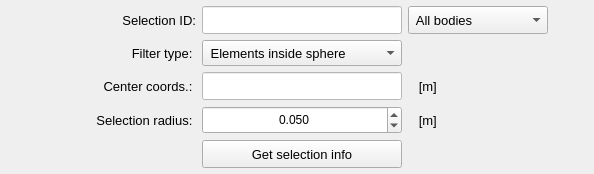
           <widget class="QFrame" name="frame_6">
            <property name="minimumSize">
             <size>
              <width>400</width>
              <height>168</height>
             </size>
            </property>
            <property name="maximumSize">
             <size>
              <width>16777215</width>
              <height>200</height>
             </size>
            </property>
            <property name="frameShape">
             <enum>QFrame::NoFrame</enum>
            </property>
            <property name="frameShadow">
             <enum>QFrame::Raised</enum>
            </property>
            <property name="lineWidth">
             <number>1</number>
            </property>
            <layout class="QGridLayout" name="gridLayout_8">
             <property name="leftMargin">
              <number>6</number>
             </property>
             <property name="topMargin">
              <number>6</number>
             </property>
             <property name="rightMargin">
              <number>6</number>
             </property>
             <property name="bottomMargin">
              <number>6</number>
             </property>
             <item row="0" column="3">
              <widget class="QComboBox" name="comboBox_attribution_type">
               <property name="minimumSize">
                <size>
                 <width>0</width>
                 <height>28</height>
                </size>
               </property>
               <property name="maximumSize">
                <size>
                 <width>200</width>
                 <height>28</height>
                </size>
               </property>
               <property name="font">
                <font>
                 <pointsize>10</pointsize>
                </font>
               </property>
               <item>
                <property name="text">
                 <string> All bodies</string>
                </property>
               </item>
               <item>
                <property name="text">
                 <string> Selected bodies</string>
                </property>
               </item>
               <item>
                <property name="text">
                 <string> Sphere (multiple)</string>
                </property>
               </item>
               <item>
                <property name="text">
                 <string> Sphere (averaged)</string>
                </property>
               </item>
              </widget>
             </item>
             <item row="3" column="3">
              <widget class="QLabel" name="label_unit_5">
               <property name="minimumSize">
                <size>
                 <width>36</width>
                 <height>28</height>
                </size>
               </property>
               <property name="maximumSize">
                <size>
                 <width>36</width>
                 <height>28</height>
                </size>
               </property>
               <property name="font">
                <font>
                 <family>MS Shell Dlg 2</family>
                 <pointsize>10</pointsize>
                 <weight>50</weight>
                 <italic>false</italic>
                 <bold>false</bold>
                </font>
               </property>
               <property name="text">
                <string> [m]</string>
               </property>
               <property name="alignment">
                <set>Qt::AlignCenter</set>
               </property>
              </widget>
             </item>
             <item row="3" column="1">
              <widget class="QLabel" name="label_diameter_3">
               <property name="minimumSize">
                <size>
                 <width>150</width>
                 <height>28</height>
                </size>
               </property>
               <property name="maximumSize">
                <size>
                 <width>150</width>
                 <height>28</height>
                </size>
               </property>
               <property name="font">
                <font>
                 <family>MS Shell Dlg 2</family>
                 <pointsize>10</pointsize>
                 <weight>50</weight>
                 <italic>false</italic>
                 <bold>false</bold>
                </font>
               </property>
               <property name="text">
                <string>Center coords.: </string>
               </property>
               <property name="alignment">
                <set>Qt::AlignRight|Qt::AlignTrailing|Qt::AlignVCenter</set>
               </property>
              </widget>
             </item>
             <item row="3" column="2">
              <widget class="QLineEdit" name="lineEdit_center_coordinates">
               <property name="minimumSize">
                <size>
                 <width>200</width>
                 <height>28</height>
                </size>
               </property>
               <property name="maximumSize">
                <size>
                 <width>200</width>
                 <height>28</height>
                </size>
               </property>
               <property name="font">
                <font>
                 <family>MS Shell Dlg 2</family>
                 <pointsize>10</pointsize>
                 <weight>50</weight>
                 <italic>false</italic>
                 <bold>false</bold>
                </font>
               </property>
               <property name="toolTip">
                <string>&lt;html&gt;&lt;head/&gt;&lt;body&gt;&lt;p&gt;The average coordinates center of selected surfaces in meters.&lt;/p&gt;&lt;/body&gt;&lt;/html&gt;</string>
               </property>
               <property name="styleSheet">
                <string notr="true">color: rgb(0, 0, 255);
background-color: rgb(255, 255, 255);</string>
               </property>
               <property name="text">
                <string/>
               </property>
               <property name="alignment">
                <set>Qt::AlignCenter</set>
               </property>
              </widget>
             </item>
             <item row="4" column="1">
              <widget class="QLabel" name="label_selection_type_2">
               <property name="minimumSize">
                <size>
                 <width>150</width>
                 <height>28</height>
                </size>
               </property>
               <property name="maximumSize">
                <size>
                 <width>150</width>
                 <height>28</height>
                </size>
               </property>
               <property name="font">
                <font>
                 <family>MS Shell Dlg 2</family>
                 <pointsize>10</pointsize>
                 <weight>50</weight>
                 <italic>false</italic>
                 <bold>false</bold>
                </font>
               </property>
               <property name="text">
                <string>Selection radius: </string>
               </property>
               <property name="alignment">
                <set>Qt::AlignRight|Qt::AlignTrailing|Qt::AlignVCenter</set>
               </property>
              </widget>
             </item>
             <item row="0" column="1">
              <widget class="QLabel" name="label_12">
               <property name="minimumSize">
                <size>
                 <width>150</width>
                 <height>28</height>
                </size>
               </property>
               <property name="maximumSize">
                <size>
                 <width>150</width>
                 <height>28</height>
                </size>
               </property>
               <property name="font">
                <font>
                 <family>MS Shell Dlg 2</family>
                 <pointsize>10</pointsize>
                 <weight>50</weight>
                 <bold>false</bold>
                </font>
               </property>
               <property name="text">
                <string>Selection ID:</string>
               </property>
               <property name="textFormat">
                <enum>Qt::AutoText</enum>
               </property>
               <property name="alignment">
                <set>Qt::AlignRight|Qt::AlignTrailing|Qt::AlignVCenter</set>
               </property>
              </widget>
             </item>
             <item row="0" column="0">
              <spacer name="horizontalSpacer_7">
               <property name="orientation">
                <enum>Qt::Horizontal</enum>
               </property>
               <property name="sizeHint" stdset="0">
                <size>
                 <width>40</width>
                 <height>20</height>
                </size>
               </property>
              </spacer>
             </item>
             <item row="2" column="2">
              <widget class="QComboBox" name="comboBox_filter_type">
               <property name="minimumSize">
                <size>
                 <width>200</width>
                 <height>26</height>
                </size>
               </property>
               <property name="maximumSize">
                <size>
                 <width>200</width>
                 <height>26</height>
                </size>
               </property>
               <property name="font">
                <font>
                 <pointsize>10</pointsize>
                </font>
               </property>
               <property name="toolTip">
                <string>&lt;html&gt;&lt;head/&gt;&lt;body&gt;&lt;p&gt;Choose 'Elements inside sphere' to returns the elements list based on its coordinates center or 'Nodes inside sphere' to get elements connected with the nodes inside the selection sphere.&lt;/p&gt;&lt;/body&gt;&lt;/html&gt;</string>
               </property>
               <item>
                <property name="text">
                 <string> Elements inside sphere</string>
                </property>
               </item>
               <item>
                <property name="text">
                 <string> Nodes inside sphere</string>
                </property>
               </item>
              </widget>
             </item>
             <item row="0" column="6">
              <spacer name="horizontalSpacer_6">
               <property name="orientation">
                <enum>Qt::Horizontal</enum>
               </property>
               <property name="sizeHint" stdset="0">
                <size>
                 <width>40</width>
                 <height>20</height>
                </size>
               </property>
              </spacer>
             </item>
             <item row="0" column="2">
              <widget class="QLineEdit" name="lineEdit_selection_id">
               <property name="enabled">
                <bool>true</bool>
               </property>
               <property name="minimumSize">
                <size>
                 <width>200</width>
                 <height>28</height>
                </size>
               </property>
               <property name="maximumSize">
                <size>
                 <width>200</width>
                 <height>28</height>
                </size>
               </property>
               <property name="font">
                <font>
                 <pointsize>10</pointsize>
                </font>
               </property>
               <property name="focusPolicy">
                <enum>Qt::ClickFocus</enum>
               </property>
               <property name="styleSheet">
                <string notr="true">QLineEdit{background-color: rgb(255, 255, 255); color: rgb(0, 0, 0)}
QLineEdit:disabled {background-color: rgb(230, 230, 230); color: rgb(120, 120, 120)}</string>
               </property>
               <property name="text">
                <string/>
               </property>
               <property name="alignment">
                <set>Qt::AlignCenter</set>
               </property>
              </widget>
             </item>
             <item row="2" column="1">
              <widget class="QLabel" name="label_selection_type_5">
               <property name="minimumSize">
                <size>
                 <width>150</width>
                 <height>26</height>
                </size>
               </property>
               <property name="maximumSize">
                <size>
                 <width>150</width>
                 <height>26</height>
                </size>
               </property>
               <property name="font">
                <font>
                 <family>MS Shell Dlg 2</family>
                 <pointsize>10</pointsize>
                 <weight>50</weight>
                 <italic>false</italic>
                 <bold>false</bold>
                </font>
               </property>
               <property name="text">
                <string>Filter type: </string>
               </property>
               <property name="alignment">
                <set>Qt::AlignRight|Qt::AlignTrailing|Qt::AlignVCenter</set>
               </property>
              </widget>
             </item>
             <item row="4" column="2">
              <widget class="QDoubleSpinBox" name="doubleSpinBox_selection_radius">
               <property name="minimumSize">
                <size>
                 <width>200</width>
                 <height>28</height>
                </size>
               </property>
               <property name="maximumSize">
                <size>
                 <width>200</width>
                 <height>28</height>
                </size>
               </property>
               <property name="font">
                <font>
                 <pointsize>9</pointsize>
                </font>
               </property>
               <property name="alignment">
                <set>Qt::AlignCenter</set>
               </property>
               <property name="decimals">
                <number>3</number>
               </property>
               <property name="minimum">
                <double>0.002000000000000</double>
               </property>
               <property name="maximum">
                <double>10000.000000000000000</double>
               </property>
               <property name="singleStep">
                <double>0.005000000000000</double>
               </property>
               <property name="value">
                <double>0.050000000000000</double>
               </property>
              </widget>
             </item>
             <item row="5" column="2">
              <widget class="QPushButton" name="pushButton_selection_info">
               <property name="minimumSize">
                <size>
                 <width>200</width>
                 <height>28</height>
                </size>
               </property>
               <property name="maximumSize">
                <size>
                 <width>200</width>
                 <height>28</height>
                </size>
               </property>
               <property name="font">
                <font>
                 <family>MS Shell Dlg 2</family>
                 <pointsize>10</pointsize>
                 <weight>50</weight>
                 <italic>false</italic>
                 <bold>false</bold>
                </font>
               </property>
               <property name="toolTip">
                <string>&lt;html&gt;&lt;head/&gt;&lt;body&gt;&lt;p&gt;Get the selection information&lt;/p&gt;&lt;/body&gt;&lt;/html&gt;</string>
               </property>
               <property name="styleSheet">
                <string notr="true"/>
               </property>
               <property name="text">
                <string>Get selection info</string>
               </property>
              </widget>
             </item>
             <item row="4" column="3">
              <widget class="QLabel" name="label_unit">
               <property name="minimumSize">
                <size>
                 <width>36</width>
                 <height>28</height>
                </size>
               </property>
               <property name="maximumSize">
                <size>
                 <width>36</width>
                 <height>28</height>
                </size>
               </property>
               <property name="font">
                <font>
                 <family>MS Shell Dlg 2</family>
                 <pointsize>10</pointsize>
                 <weight>50</weight>
                 <italic>false</italic>
                 <bold>false</bold>
                </font>
               </property>
               <property name="text">
                <string> [m]</string>
               </property>
               <property name="alignment">
                <set>Qt::AlignCenter</set>
               </property>
              </widget>
             </item>
            </layout>
           </widget>
